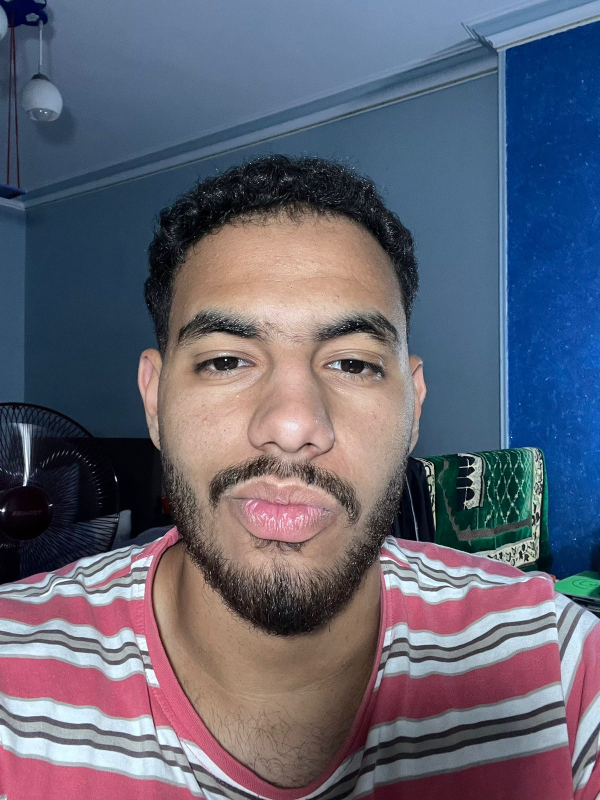
#> input picture WhatsApp Image 2026-05-11 at 1.42.48 AM.jpeg, 1200 x 1600 px (shown at 1/2 size)
$ python test_face.py
#> lines starting #> are read from the running program, lines starting #| are printed output that depends on the picture; after the words box and inside, x2 and y2 are one past the last pixel; in counts of white or black regions, pixels touching at a corner belong together
import cv2

THRESHOLD = 76.5  # 70% match

# Load face detector
detector = cv2.CascadeClassifier(cv2.data.haarcascades + "haarcascade_frontalface_default.xml")

# Load the authorized face photo
ref_img = cv2.imread("WhatsApp Image 2026-05-11 at 1.42.48 AM.jpeg", cv2.IMREAD_GRAYSCALE)
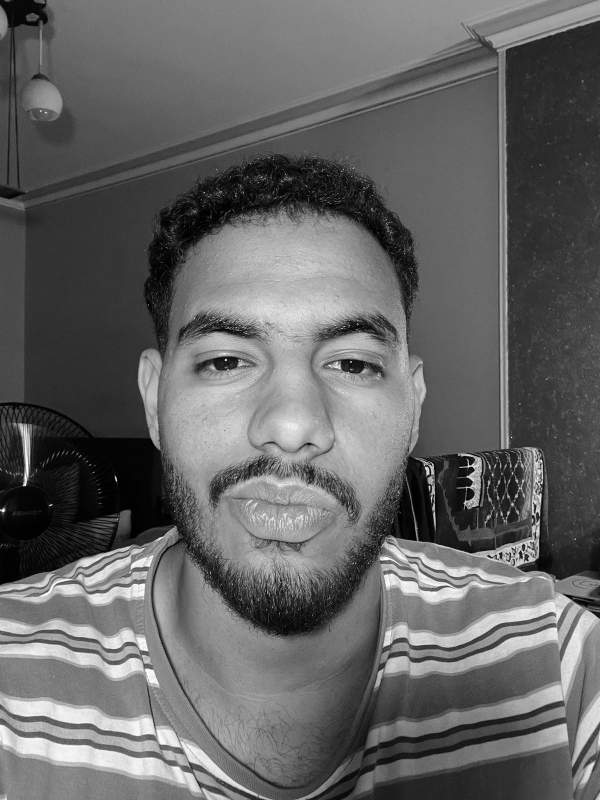
#> ref_img: shape (1600, 1200) (shown at 1/2 size); min 0, max 255, mean 100.4
if ref_img is None:
    print("ERROR: Put a file called 'authorized_face.jpg' in the same folder.")
    exit()

ref_faces = detector.detectMultiScale(ref_img, 1.1, 5, minSize=(60, 60))
#> ref_faces = [[246, 467, 657, 657]]
if len(ref_faces) == 0:
    print("ERROR: No face found in authorized_face.jpg")
    exit()

x, y, w, h = ref_faces[0]
#> x = 246; y = 467; w = 657; h = 657
ref_face = cv2.equalizeHist(cv2.resize(ref_img[y:y+h, x:x+w], (100, 100)))
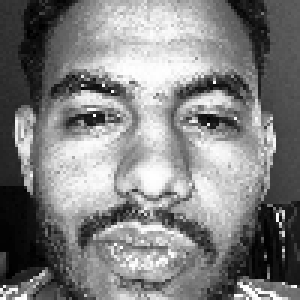
#> ref_face: shape (100, 100) (shown 3 times larger); min 0, max 255, mean 128.1
print("Reference face loaded. Opening camera...")

# Open camera and compare
cam = cv2.VideoCapture(0)

while True:
    ok, frame = cam.read()
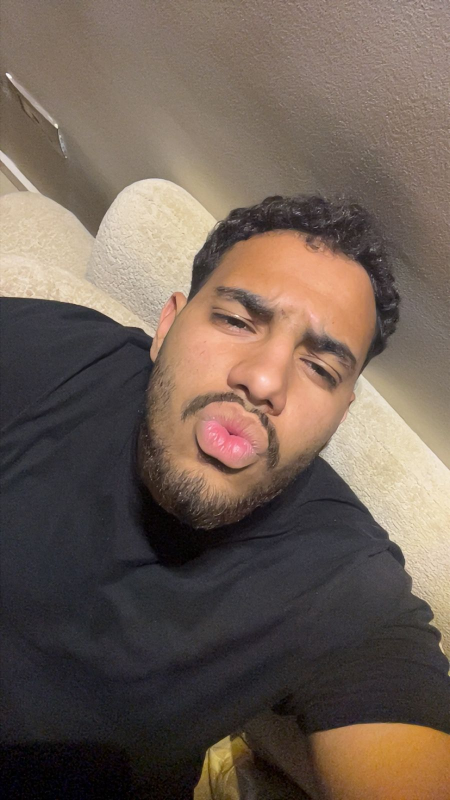
#> input picture 1.jpeg, 900 x 1600 px, given in place of the camera (shown at 1/2 size)
#> frame is the input picture: shape (1600, 900, 3); mean B, G, R 84.9, 95.4, 110.9
    if not ok:
        continue

    gray = cv2.cvtColor(frame, cv2.COLOR_BGR2GRAY)
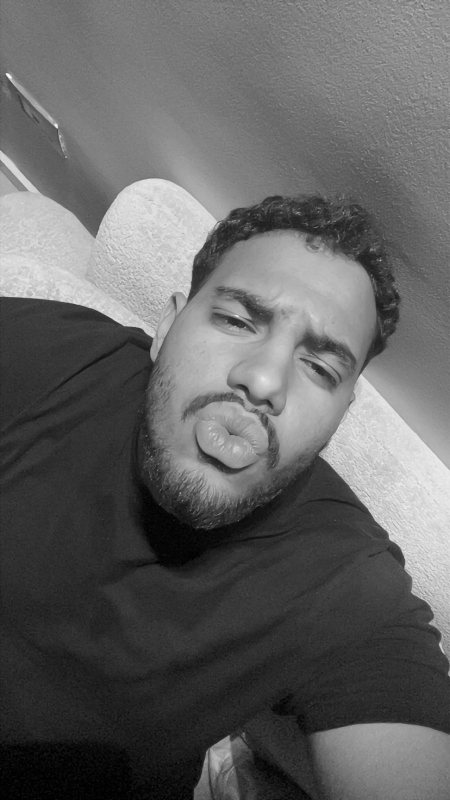
#> gray: shape (1600, 900) (shown at 1/2 size); min 0, max 253, mean 98.8
    faces = detector.detectMultiScale(gray, 1.1, 5, minSize=(60, 60))
#> faces = [[274, 678, 325, 325]]

    for (x, y, w, h) in faces:
        cam_face = cv2.equalizeHist(cv2.resize(gray[y:y+h, x:x+w], (100, 100)))
        diff = cv2.absdiff(ref_face, cam_face).mean()
        match_percent = max(0, 100 - (diff / 255 * 100))

        if match_percent >= 70:
            color = (0, 255, 0)  # Green
            label = f"DOOR OPEN ({match_percent:.0f}%)"
        else:
            color = (0, 0, 255)  # Red
            label = f"DOOR LOCKED ({match_percent:.0f}%)"

        cv2.rectangle(frame, (x, y), (x+w, y+h), color, 2)
        cv2.putText(frame, label, (x, y-10), cv2.FONT_HERSHEY_SIMPLEX, 0.7, color, 2)
#> this loop made 1 pass
#> (x, y, w, h, diff, match_percent, color, label) on pass 1: (274, 678, 325, 325, 63.13, 75.24, (0, 255, 0), 'DOOR OPEN (75%)')
#> pass 1, `cam_face = cv2.equalizeHist(cv2.resize(gray[y:y+h, x:x+w], (100, 100)))`:
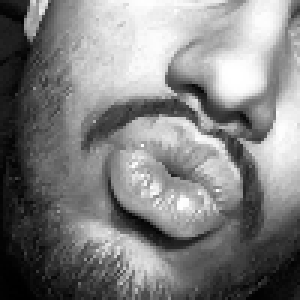
#> cam_face: shape (100, 100) (shown 3 times larger); min 0, max 255, mean 128.4
#> after the loop:
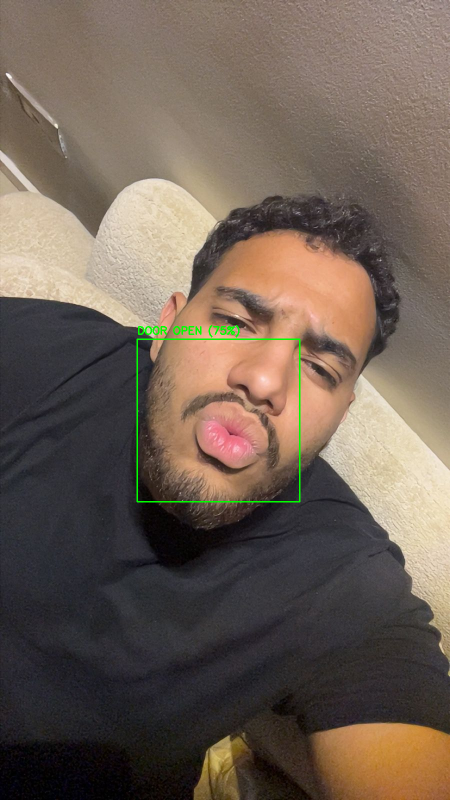
#> frame: shape (1600, 900, 3) (shown at 1/2 size); 0.38% of pixels changed, all inside (x1, y1, x2, y2) = (273, 650, 601, 1005)

    cv2.imshow("Face Test - Press Q to quit", frame)
    if cv2.waitKey(1) & 0xFF == ord('q'):
#> (key q is pressed here)
        break

cam.release()
cv2.destroyAllWindows()
